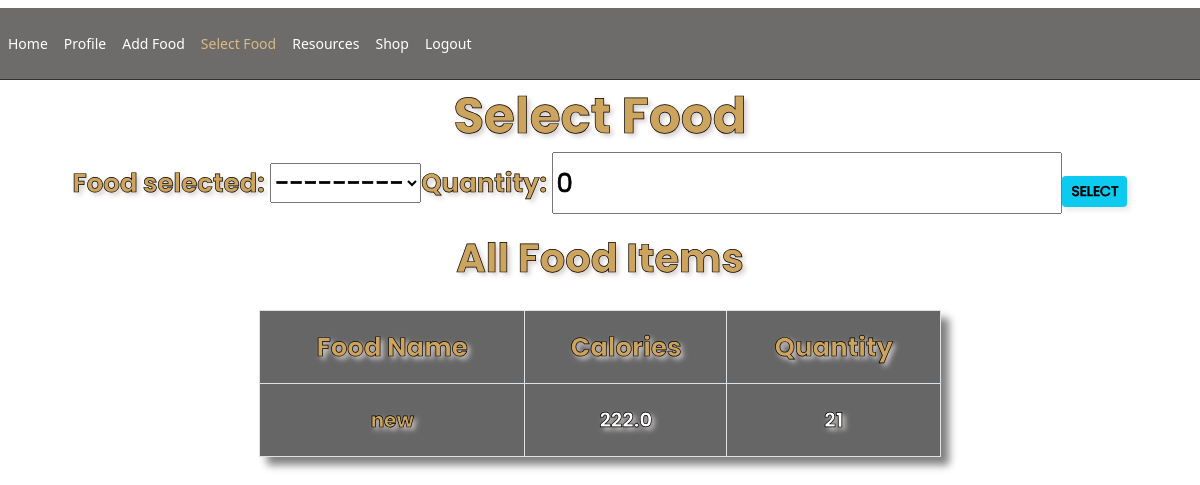
/select_food/ (signed in), run on the app's committed database.
### main_app/models.py (models this page shows)
class Food(models.Model):
	name = models.CharField(max_length=200 ,null=False)
	quantity = models.PositiveIntegerField(null=False,default=0)
	calorie = models.FloatField(null=False,default=0)
	person_of = models.ForeignKey(User,null=True,on_delete=models.CASCADE)
	def __str__(self):
		return self.name

### main_app/views.py (the view)
# urls.py: path('select_food/',views.select_food,name='select_food'),
@login_required
def select_food(request):
	person = Profile.objects.filter(person_of=request.user).last()
	food_items = Food.objects.filter(person_of=request.user)
	form = SelectFoodForm(request.user,instance=person)
	if request.method == 'POST':
		form = SelectFoodForm(request.user,request.POST,instance=person)
		if form.is_valid():
			form.save()
			return redirect('home')
	else:
		form = SelectFoodForm(request.user)
	context = {'form':form,'food_items':food_items}
	return render(request, 'select_food.html',context)

### main_app/forms.py
class SelectFoodForm(forms.ModelForm):
    class Meta:
        model = Profile
        fields = ('food_selected','quantity',)
    def __init__(self, user, *args, **kwargs):
        super(SelectFoodForm, self).__init__(*args, **kwargs)
        self.fields['food_selected'].queryset = Food.objects.filter(person_of=user)

### main_app/templates/select_food.html (shortened to what this page needs)
{% extends 'base.html' %}
{% block content %}
<div class="login mt-0">
    <div class="login-screen">
        <div class="app-title">
            <h1 class="username">Select Food</h1>
        </div>
        <div >
            <form method="POST" action="" class="selectsearch">
                {{ form.as_p }}
                <input class="btn btn-sm btn-info" type="submit" value="select">
            </form>
        </div>
    </div>
</div>
<div class="container-fluid">
    <h1 class="addright text-center pb-3">All Food Items </h1>
    <table class="table table-bordered text-center" id="home-table">
        <thead class="thead-dark">
            <tr>
                <th class="card-title" scope="col">Food Name</th>
                <th class="card-title" scope="col">Calories</th>
                <th class="card-title" scope="col">Quantity</th>
            </tr>
        </thead>
        <tbody>
            {% for food in food_items %}
            <tr>
                <td class="food-name">{{ food.name }}</td>
                <td class="add-food">{{ food.calorie }}</td>
                <td class="add-food">{{ food.quantity }}</td>
            </tr>
            {% endfor %}
        </tbody>
    </table>
</div>
{% endblock content %}

### main_app/static/homepage.css (style rules this page uses)
body { font-family: "Open Sans", sans-serif; background: #0c0b09; color: #fff; display: flex; flex-direction:column; }
h1, h2, h3, h4, h5, h6 { font-family: "Playfair Display", serif; }

### main_app/static/home.css (style rules this page uses)
body { width: 100%; height: 100vh; background: url("https://res.cloudinary.com/dvzw25pxu/image/upload/v1617725052/image123_o3uxcq.jpg") top center; background-size: cover; background-attachment: fixed; background-position: center; padding: 0; }
.username { font-size: 50px; font-weight: 700; line-height: 56px; color: #cda45e; font-family: "Poppins", sans-serif; text-shadow: 3px 3px 5px rgb(214, 205, 205); text-align: center; -webkit-text-stroke-width: .7px; -webkit-text-stroke-color: black; }
.card-title { margin: 0; font-size: 26px; font-weight: 700; line-height: 56px; color: #cda45e; font-family: "Poppins", sans-serif; -webkit-text-stroke-width: .7px; -webkit-text-stroke-color: black; text-shadow: 3px 3px 5px rgb(214, 205, 205); }
.btn { text-transform: uppercase; box-shadow: 3px 3px 5px rgba(214, 205, 205, 0.481); }
.addright { font-size: 40px; font-weight: 700; line-height: 56px; color: #cda45e; font-family: "Poppins", sans-serif; text-shadow: 3px 3px 5px rgb(214, 205, 205); -webkit-text-stroke-width: .7px; -webkit-text-stroke-color: black; text-align: center; }
.food-name { font-size: 20px; font-weight: 700; line-height: 56px; color: #cda45e; font-family: "Poppins", sans-serif; text-shadow: 3px 3px 5px rgb(214, 205, 205); -webkit-text-stroke-width: .7px; -webkit-text-stroke-color: black; text-align: center; }
.add-food { font-size: 20px; font-weight: 700; line-height: 56px; color: white; font-family: "Poppins", sans-serif; text-shadow: 3px 3px 5px rgb(214, 205, 205); -webkit-text-stroke-width: .7px; -webkit-text-stroke-color: black; text-align: center; }
.table { background-color: rgba(0, 0, 0, 0.6); box-shadow: 8px 8px 8px gray; border-top: solid; border-bottom: solid; border-right: solid; border-left: solid; border-color: white; border-width: thin; text-align: center; }
#home-table { margin: auto; width: 58%; }
.selectsearch { margin: 0; font-size: 26px; font-weight: 700; line-height: 56px; color: #cda45e; font-family: "Poppins", sans-serif; -webkit-text-stroke-width: .7px; -webkit-text-stroke-color: black; text-shadow: 3px 3px 5px rgb(214, 205, 205); display: flex; justify-content: center; align-items: center; }

### data on the page
Food: name "new", calorie "222.0", quantity "21"
